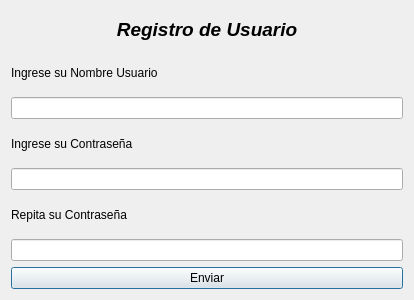
<?xml version="1.0" encoding="UTF-8"?>
<ui version="4.0">
 <class>dialogRegistro</class>
 <widget class="QDialog" name="dialogRegistro">
  <property name="geometry">
   <rect>
    <x>0</x>
    <y>0</y>
    <width>414</width>
    <height>300</height>
   </rect>
  </property>
  <property name="windowTitle">
   <string>Form</string>
  </property>
  <layout class="QGridLayout" name="gridLayout">
   <item row="3" column="0">
    <widget class="QLabel" name="lblContra">
     <property name="text">
      <string>Ingrese su Contraseña</string>
     </property>
    </widget>
   </item>
   <item row="1" column="0">
    <widget class="QLabel" name="lblUsuario">
     <property name="text">
      <string>Ingrese su Nombre Usuario</string>
     </property>
    </widget>
   </item>
   <item row="6" column="0">
    <widget class="QLabel" name="lblRepetir">
     <property name="text">
      <string>Repita su Contraseña</string>
     </property>
    </widget>
   </item>
   <item row="4" column="0">
    <widget class="QLineEdit" name="txtContra"/>
   </item>
   <item row="7" column="0">
    <widget class="QLineEdit" name="txtRepetir"/>
   </item>
   <item row="2" column="0">
    <widget class="QLineEdit" name="txtUsuario"/>
   </item>
   <item row="9" column="0">
    <widget class="QPushButton" name="btnEnviar">
     <property name="text">
      <string>Enviar</string>
     </property>
    </widget>
   </item>
   <item row="0" column="0">
    <widget class="QLabel" name="label">
     <property name="font">
      <font>
       <pointsize>14</pointsize>
       <italic>true</italic>
       <bold>true</bold>
      </font>
     </property>
     <property name="text">
      <string>Registro de Usuario</string>
     </property>
     <property name="alignment">
      <set>Qt::AlignmentFlag::AlignCenter</set>
     </property>
    </widget>
   </item>
  </layout>
 </widget>
 <resources/>
 <connections/>
</ui>
